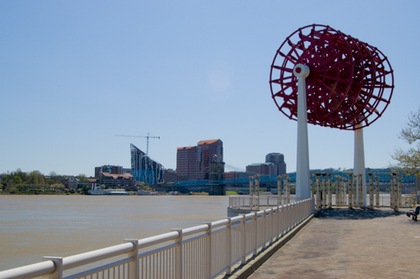
%> input picture fivek/gt/1185.png, 420 x 279 px, shrunk from 500 x 332 before the run
$ octave main.m   (GNU Octave 9; MATLAB toolbox functions it lacks are replaced by stand-ins)
%> lines starting %> are read from the running program, lines starting %| are printed output that depends on the picture
% This is the code of ``Edge-guided Low-light Image Enhancement
% with Inertial Bregman Alternating Linearized Minimization'',
% Chaoyan Huang, Zhongming Wu, and Tieyong Zeng.

% Final Retinex Egde Net with version-logplus

% By Chaoyan Huang
% Sep. 7th, 2024

clear
inputDir = './fivek/input/';
gtDir = './fivek/gt/';
edgeDir = './fivek_edge/';
resDir = './fivek_res/';
format =  '.png';
img = '1185'; % '0463';

gt = im2double(imread([gtDir, img, format])); % gt for psnr and ssim
exact0 = double(imread([inputDir,img, format])); % input low-light img
[m, n, c] = size(exact0(:, :, 1));
%> m = 279; n = 420; c = 1
channel = 3;
H = rgb2hsv(exact0);
%> H: size 279x420x3 double; mean H, S, V 0.5, 0.3, 168.2
S0 = H(:, :, channel);
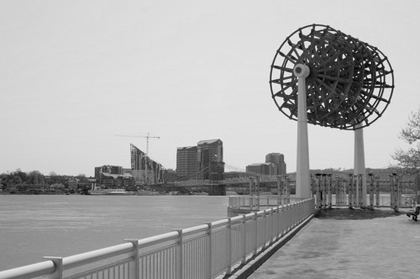
%> S0: size 279x420 double; min 0, max 251, mean 168.2
maxS = max(max(S0));
%> maxS = 251
minS = min(min(S0));
%> minS = 0
V_S = (255/(maxS-minS))*(S0-minS);

% input learned edge
%> (the run ends here)

$ run again, with fivek/gt/0463.png copied over fivek/gt/1185.png
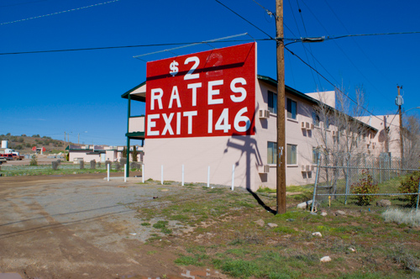
%> input picture fivek/gt/0463.png, 420 x 279 px, shrunk from 500 x 332 before the run
%> m = 279; n = 420; c = 1
%> H: size 279x420x3 double; mean H, S, V 0.3, 0.5, 152.9
%> `S0 = H(:, :, channel);`:
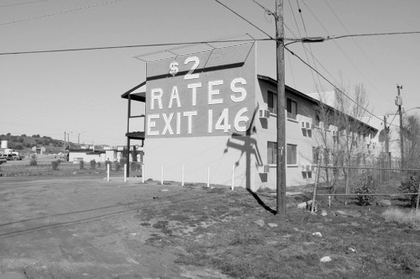
%> S0: size 279x420 double; min 0, max 253, mean 152.9
%> maxS = 253
%> minS = 0
